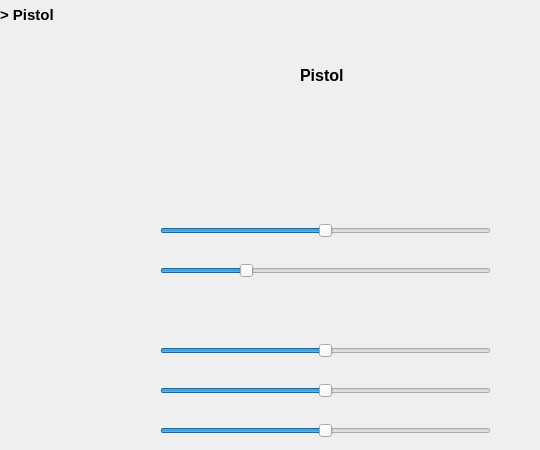
       <widget class="QWidget" name="weapon_pistol_page">
        <widget class="QLabel" name="label_weapon_pistol">
         <property name="geometry">
          <rect>
           <x>0</x>
           <y>0</y>
           <width>160</width>
           <height>30</height>
          </rect>
         </property>
         <property name="minimumSize">
          <size>
           <width>160</width>
           <height>30</height>
          </size>
         </property>
         <property name="maximumSize">
          <size>
           <width>160</width>
           <height>30</height>
          </size>
         </property>
         <property name="font">
          <font>
           <family>Yu Gothic UI</family>
           <pointsize>11</pointsize>
           <weight>75</weight>
           <bold>true</bold>
          </font>
         </property>
         <property name="text">
          <string>&gt; Pistol</string>
         </property>
        </widget>
        <widget class="QLabel" name="label_weapon_title_pistol">
         <property name="geometry">
          <rect>
           <x>300</x>
           <y>60</y>
           <width>51</width>
           <height>30</height>
          </rect>
         </property>
         <property name="minimumSize">
          <size>
           <width>0</width>
           <height>30</height>
          </size>
         </property>
         <property name="maximumSize">
          <size>
           <width>160</width>
           <height>30</height>
          </size>
         </property>
         <property name="font">
          <font>
           <family>Yu Gothic UI</family>
           <pointsize>12</pointsize>
           <weight>75</weight>
           <bold>true</bold>
          </font>
         </property>
         <property name="styleSheet">
          <string notr="true">color: rgb(0,0,0)</string>
         </property>
         <property name="text">
          <string>Pistol</string>
         </property>
        </widget>
        <widget class="QSlider" name="value_aim_range_pistol">
         <property name="geometry">
          <rect>
           <x>160</x>
           <y>220</y>
           <width>331</width>
           <height>22</height>
          </rect>
         </property>
         <property name="maximum">
          <number>100</number>
         </property>
         <property name="singleStep">
          <number>10</number>
         </property>
         <property name="value">
          <number>50</number>
         </property>
         <property name="orientation">
          <enum>Qt::Horizontal</enum>
         </property>
         <property name="invertedAppearance">
          <bool>false</bool>
         </property>
         <property name="tickPosition">
          <enum>QSlider::NoTicks</enum>
         </property>
         <property name="tickInterval">
          <number>50</number>
         </property>
        </widget>
        <widget class="QSlider" name="value_dead_range_pistol">
         <property name="geometry">
          <rect>
           <x>160</x>
           <y>260</y>
           <width>331</width>
           <height>21</height>
          </rect>
         </property>
         <property name="maximum">
          <number>100</number>
         </property>
         <property name="singleStep">
          <number>10</number>
         </property>
         <property name="value">
          <number>25</number>
         </property>
         <property name="orientation">
          <enum>Qt::Horizontal</enum>
         </property>
         <property name="invertedAppearance">
          <bool>false</bool>
         </property>
         <property name="tickPosition">
          <enum>QSlider::NoTicks</enum>
         </property>
         <property name="tickInterval">
          <number>25</number>
         </property>
        </widget>
        <widget class="QSlider" name="value_pid_p_pistol">
         <property name="geometry">
          <rect>
           <x>160</x>
           <y>340</y>
           <width>331</width>
           <height>21</height>
          </rect>
         </property>
         <property name="maximum">
          <number>100</number>
         </property>
         <property name="singleStep">
          <number>10</number>
         </property>
         <property name="value">
          <number>50</number>
         </property>
         <property name="orientation">
          <enum>Qt::Horizontal</enum>
         </property>
         <property name="invertedAppearance">
          <bool>false</bool>
         </property>
         <property name="tickPosition">
          <enum>QSlider::NoTicks</enum>
         </property>
         <property name="tickInterval">
          <number>25</number>
         </property>
        </widget>
        <widget class="QSlider" name="value_pid_i_pistol">
         <property name="geometry">
          <rect>
           <x>160</x>
           <y>380</y>
           <width>331</width>
           <height>21</height>
          </rect>
         </property>
         <property name="maximum">
          <number>100</number>
         </property>
         <property name="singleStep">
          <number>10</number>
         </property>
         <property name="value">
          <number>50</number>
         </property>
         <property name="orientation">
          <enum>Qt::Horizontal</enum>
         </property>
         <property name="invertedAppearance">
          <bool>false</bool>
         </property>
         <property name="tickPosition">
          <enum>QSlider::NoTicks</enum>
         </property>
         <property name="tickInterval">
          <number>25</number>
         </property>
        </widget>
        <widget class="QSlider" name="value_pid_d_pistol">
         <property name="geometry">
          <rect>
           <x>160</x>
           <y>420</y>
           <width>331</width>
           <height>21</height>
          </rect>
         </property>
         <property name="maximum">
          <number>100</number>
         </property>
         <property name="singleStep">
          <number>10</number>
         </property>
         <property name="value">
          <number>50</number>
         </property>
         <property name="orientation">
          <enum>Qt::Horizontal</enum>
         </property>
         <property name="invertedAppearance">
          <bool>false</bool>
         </property>
         <property name="tickPosition">
          <enum>QSlider::NoTicks</enum>
         </property>
         <property name="tickInterval">
          <number>25</number>
         </property>
        </widget>
        <widget class="QPushButton" name="value_enabled_pistol">
         <property name="geometry">
          <rect>
           <x>470</x>
           <y>133</y>
           <width>61</width>
           <height>35</height>
          </rect>
         </property>
         <property name="styleSheet">
          <string notr="true">#value_enabled_pistol {
	image: url(:/resources/Resources/icon/button_off.png);
	background-color: rgba(0, 0, 0, 0);
	border:none;
}

#value_enabled_pistol:checked {
	image: url(:/resources/Resources/icon/button_on.png);
}
</string>
         </property>
         <property name="text">
          <string/>
         </property>
         <property name="checkable">
          <bool>true</bool>
         </property>
        </widget>
       </widget>
